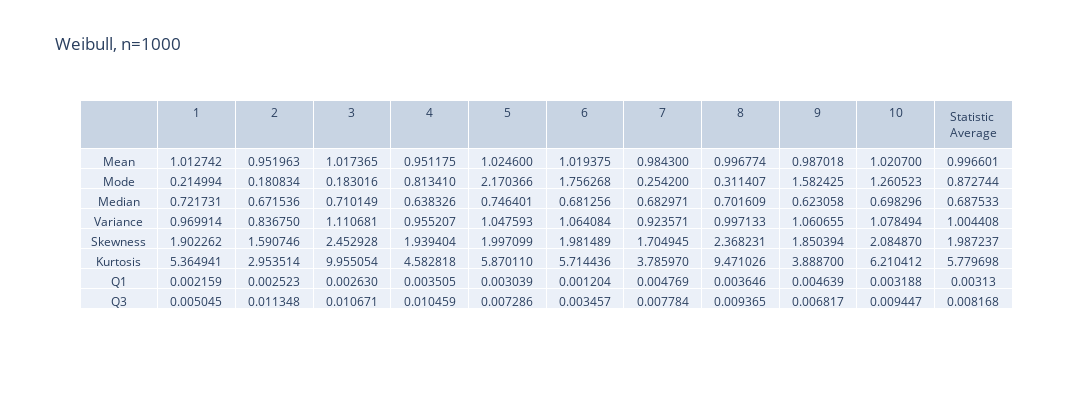
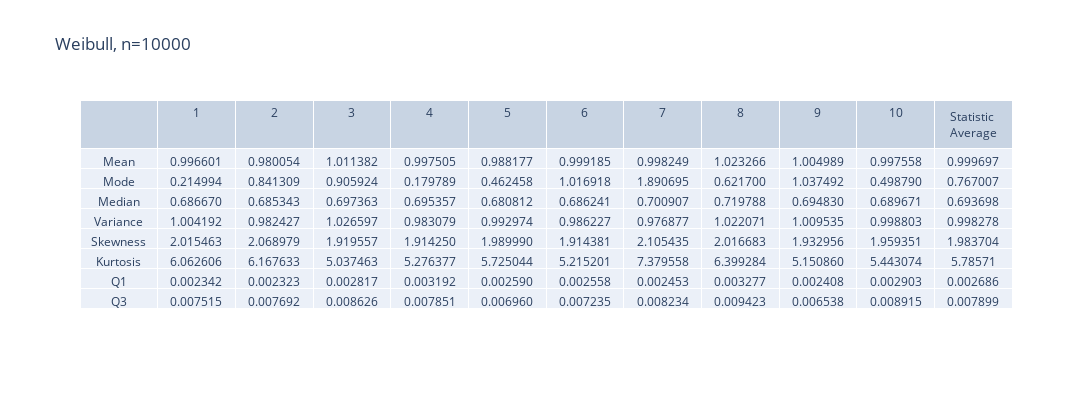
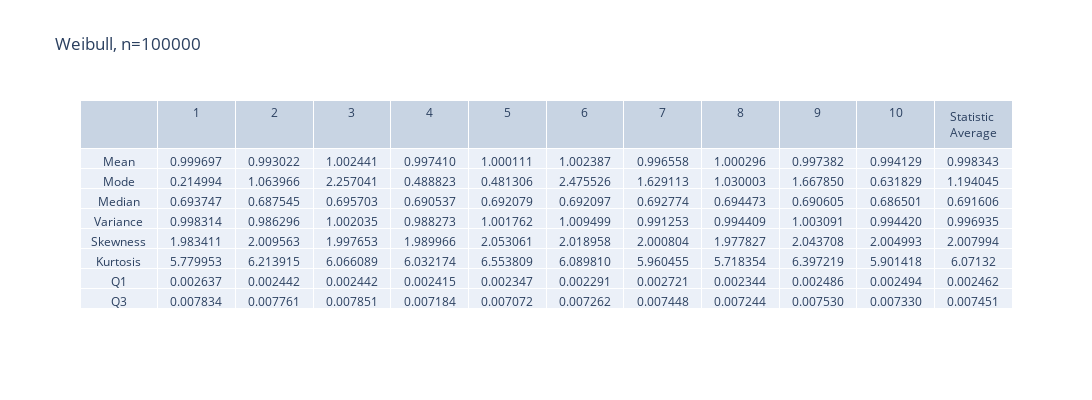

The code cell stored with these charts, in order, in its notebook:
### Markdown cell above
## Simulating

### Code cell
def Simulate(va, size, name):
    # mean = []
    # mode = []
    # median = []
    # variance = []
    # skewness = []
    # kurtosis = []
    # q1 = []
    # q3 = []
    samples = []
    rows = []
    formated_rows = []

    rlabels = ['Mean', 'Mode', 'Median', 'Variance', 'Skewness', 'Kurtosis', 'Q1', 'Q3']
    formated_rows.append(rlabels)
    for i in range(10):
        sample = []
        row = []
        for j in range(size):
            sample.append(va.random())
        samples.append(sample)

        row.append(stats.mean(sample))
        row.append(stats.mode(sample))
        row.append(stats.median(sample))
        row.append(stats.variance(sample))
        row.append(sc.stats.skew(sample))
        row.append(sc.stats.kurtosis(sample))
        row.append(np.percentile(sample, 0.25))
        row.append(np.percentile(sample, 0.75))
        # print(row)
        
        rows.append(row)
        formated_rows.append(['%.6f' % elem for elem in row])
    
    mean_statistics = []
    for k in range(8):
        aux = []
        for row in rows:
            aux.append(row[k])
        mean_statistics.append(round(stats.mean(aux), 6))
    
    formated_rows.append(mean_statistics)

    clabels = []
    clabels.append('')
    for i in range(10):
        clabels.append(i+1)
    
    clabels.append('Statistic Average')

    fig = go.Figure(data=[go.Table(
        # columnwidth = [80,400],
        header=dict(
            values=clabels,
            # line_color='darkslategray',
            # fill_color='royalblue',
            align=['left','center'],
            # font=dict(color='white', size=12),
        ),
        cells=dict(
            values=formated_rows,
            # line_color='darkslategray',
            # fill=dict(color=['paleturquoise', 'white']),
            # align=['left', 'center'],
            # font_size=12,
            # height=30
        ))
    ])
    fig.update_layout(
        width=1700,
        height=400,
        title_text =  name+', n='+str(size),
    )
    fig.show()

va = ContinuousUniform()
Simulate(va, 1000, 'Continuous Uniform')

va = ContinuousUniform()
Simulate(va, 10000, 'Continuous Uniform')

va = ContinuousUniform()
Simulate(va, 100000, 'Continuous Uniform')

va = Poisson()
Simulate(va, 1000, 'Poisson')

va = Poisson()
Simulate(va, 10000, 'Poisson')

va = Poisson()
Simulate(va, 100000, 'Poisson')

va = DiscreteUniform()
Simulate(va, 1000, 'Discrete Uniform')

va = DiscreteUniform()
Simulate(va, 10000, 'Discrete Uniform')

va = DiscreteUniform()
Simulate(va, 100000, 'Discrete Uniform')

va = Weibull()
Simulate(va, 1000, 'Weibull')

va = Weibull()
Simulate(va, 10000, 'Weibull')

va = Weibull()
Simulate(va, 100000, 'Weibull')

### Figure 1 — Plotly figure (JSON) as saved in the notebook; plotly's stock layout.template omitted (floating-point values rounded to 4 significant figures)
{"data": [{"cells": {"values": [["Mean", "Mode", "Median", "Variance", "Skewness", "Kurtosis", "Q1", "Q3"], ["1.012742", "0.214994", "0.721731", "0.969914", "1.902262", "5.364941", "0.002159", "0.005045"], ["0.951963", "0.180834", "0.671536", "0.836750", "1.590746", "2.953514", "0.002523", "0.011348"], ["1.017365", "0.183016", "0.710149", "1.110681", "2.452928", "9.955054", "0.002630", "0.010671"], ["0.951175", "0.813410", "0.638326", "0.955207", "1.939404", "4.582818", "0.003505", "0.010459"], ["1.024600", "2.170366", "0.746401", "1.047593", "1.997099", "5.870110", "0.003039", "0.007286"], ["1.019375", "1.756268", "0.681256", "1.064084", "1.981489", "5.714436", "0.001204", "0.003457"], ["0.984300", "0.254200", "0.682971", "0.923571", "1.704945", "3.785970", "0.004769", "0.007784"], ["0.996774", "0.311407", "0.701609", "0.997133", "2.368231", "9.471026", "0.003646", "0.009365"], ["0.987018", "1.582425", "0.623058", "1.060655", "1.850394", "3.888700", "0.004639", "0.006817"], ["1.020700", "1.260523", "0.698296", "1.078494", "2.084870", "6.210412", "0.003188", "0.009447"], [0.9966, 0.8727, 0.6875, 1.004, 1.987, 5.78, 0.00313, 0.008168]]}, "header": {"align": ["left", "center"], "values": ["", 1, 2, 3, 4, 5, 6, 7, 8, 9, 10, "Statistic Average"]}, "type": "table"}], "layout": {"height": 400, "title": {"text": "Weibull, n=1000"}, "width": 1700}}

### Figure 2 — Plotly figure (JSON) as saved in the notebook; plotly's stock layout.template omitted (floating-point values rounded to 4 significant figures)
{"data": [{"cells": {"values": [["Mean", "Mode", "Median", "Variance", "Skewness", "Kurtosis", "Q1", "Q3"], ["0.996601", "0.214994", "0.686670", "1.004192", "2.015463", "6.062606", "0.002342", "0.007515"], ["0.980054", "0.841309", "0.685343", "0.982427", "2.068979", "6.167633", "0.002323", "0.007692"], ["1.011382", "0.905924", "0.697363", "1.026597", "1.919557", "5.037463", "0.002817", "0.008626"], ["0.997505", "0.179789", "0.695357", "0.983079", "1.914250", "5.276377", "0.003192", "0.007851"], ["0.988177", "0.462458", "0.680812", "0.992974", "1.989990", "5.725044", "0.002590", "0.006960"], ["0.999185", "1.016918", "0.686241", "0.986227", "1.914381", "5.215201", "0.002558", "0.007235"], ["0.998249", "1.890695", "0.700907", "0.976877", "2.105435", "7.379558", "0.002453", "0.008234"], ["1.023266", "0.621700", "0.719788", "1.022071", "2.016683", "6.399284", "0.003277", "0.009423"], ["1.004989", "1.037492", "0.694830", "1.009535", "1.932956", "5.150860", "0.002408", "0.006538"], ["0.997558", "0.498790", "0.689671", "0.998803", "1.959351", "5.443074", "0.002903", "0.008915"], [0.9997, 0.767, 0.6937, 0.9983, 1.984, 5.786, 0.002686, 0.007899]]}, "header": {"align": ["left", "center"], "values": ["", 1, 2, 3, 4, 5, 6, 7, 8, 9, 10, "Statistic Average"]}, "type": "table"}], "layout": {"height": 400, "title": {"text": "Weibull, n=10000"}, "width": 1700}}

### Figure 3 — Plotly figure (JSON) as saved in the notebook; plotly's stock layout.template omitted (floating-point values rounded to 4 significant figures)
{"data": [{"cells": {"values": [["Mean", "Mode", "Median", "Variance", "Skewness", "Kurtosis", "Q1", "Q3"], ["0.999697", "0.214994", "0.693747", "0.998314", "1.983411", "5.779953", "0.002637", "0.007834"], ["0.993022", "1.063966", "0.687545", "0.986296", "2.009563", "6.213915", "0.002442", "0.007761"], ["1.002441", "2.257041", "0.695703", "1.002035", "1.997653", "6.066089", "0.002442", "0.007851"], ["0.997410", "0.488823", "0.690537", "0.988273", "1.989966", "6.032174", "0.002415", "0.007184"], ["1.000111", "0.481306", "0.692079", "1.001762", "2.053061", "6.553809", "0.002347", "0.007072"], ["1.002387", "2.475526", "0.692097", "1.009499", "2.018958", "6.089810", "0.002291", "0.007262"], ["0.996558", "1.629113", "0.692774", "0.991253", "2.000804", "5.960455", "0.002721", "0.007448"], ["1.000296", "1.030003", "0.694473", "0.994409", "1.977827", "5.718354", "0.002344", "0.007244"], ["0.997382", "1.667850", "0.690605", "1.003091", "2.043708", "6.397219", "0.002486", "0.007530"], ["0.994129", "0.631829", "0.686501", "0.994420", "2.004993", "5.901418", "0.002494", "0.007330"], [0.9983, 1.194, 0.6916, 0.9969, 2.008, 6.071, 0.002462, 0.007451]]}, "header": {"align": ["left", "center"], "values": ["", 1, 2, 3, 4, 5, 6, 7, 8, 9, 10, "Statistic Average"]}, "type": "table"}], "layout": {"height": 400, "title": {"text": "Weibull, n=100000"}, "width": 1700}}
